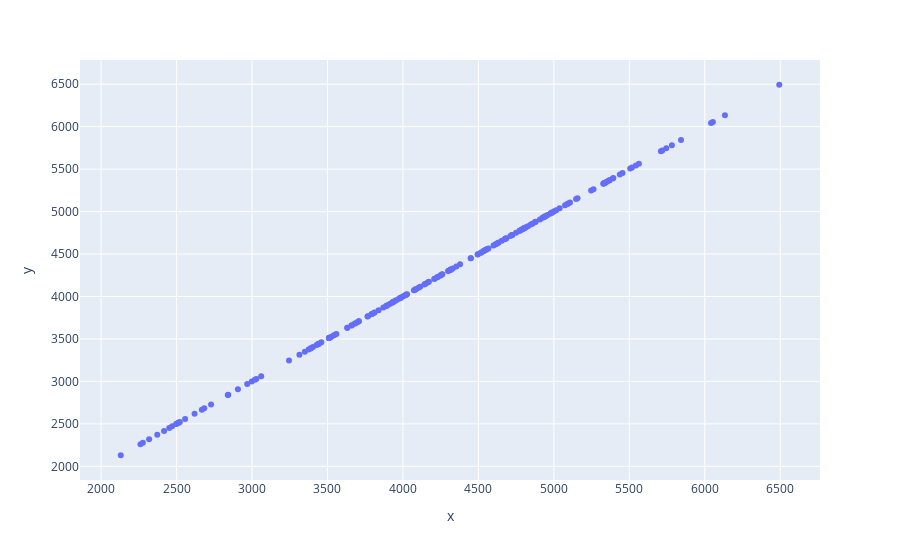

This figure's notebook cell:
### Code cell
px.scatter(x=polypredit,y=y_test)

### Figure 1 — Plotly figure (JSON) as saved in the notebook; plotly's stock layout.template omitted (floating-point values rounded to 4 significant figures; data arrays with more than 128 entries replaced by an {"elided": "..."} marker saying what was removed)
{"data": [{"hovertemplate": "x=%{x}<br>y=%{y}<extra></extra>", "legendgroup": "", "marker": {"color": "#636efa", "symbol": "circle"}, "mode": "markers", "name": "", "orientation": "v", "showlegend": false, "type": "scatter", "x": {"elided": "200 float values"}, "xaxis": "x", "y": {"elided": "200 float values"}, "yaxis": "y"}], "layout": {"legend": {"tracegroupgap": 0}, "margin": {"t": 60}, "xaxis": {"anchor": "y", "domain": [0, 1], "title": {"text": "x"}}, "yaxis": {"anchor": "x", "domain": [0, 1], "title": {"text": "y"}}}}
